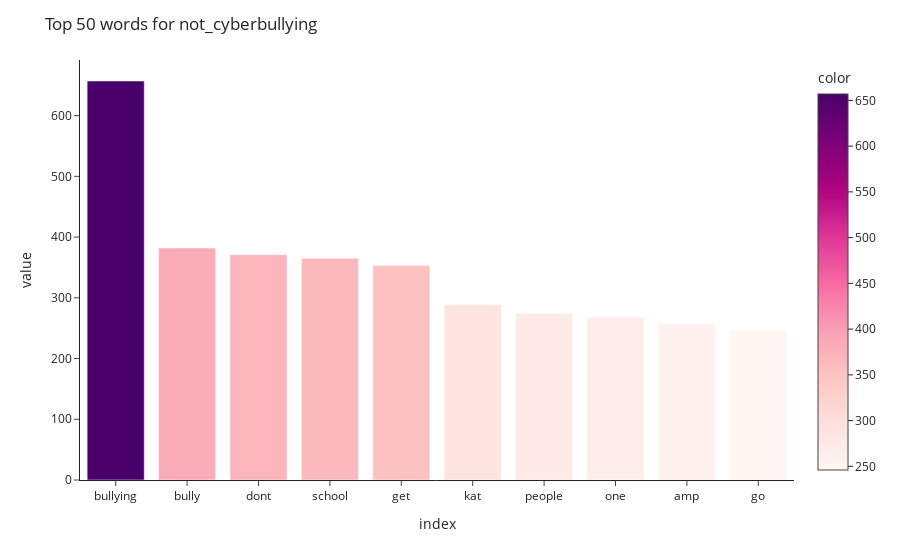
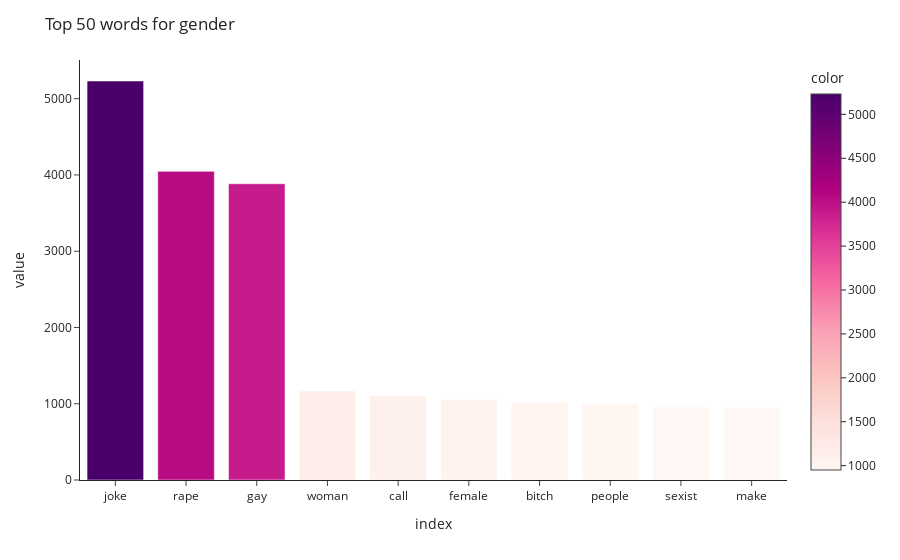
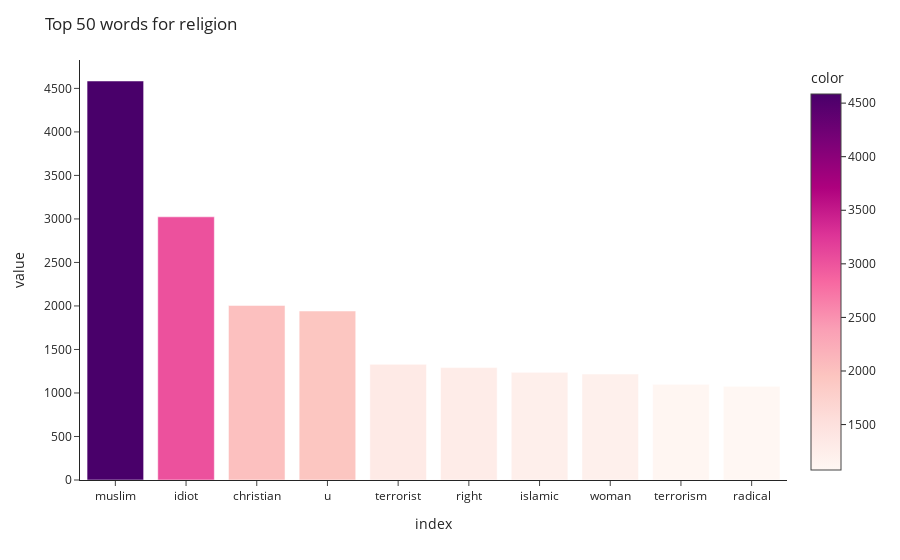
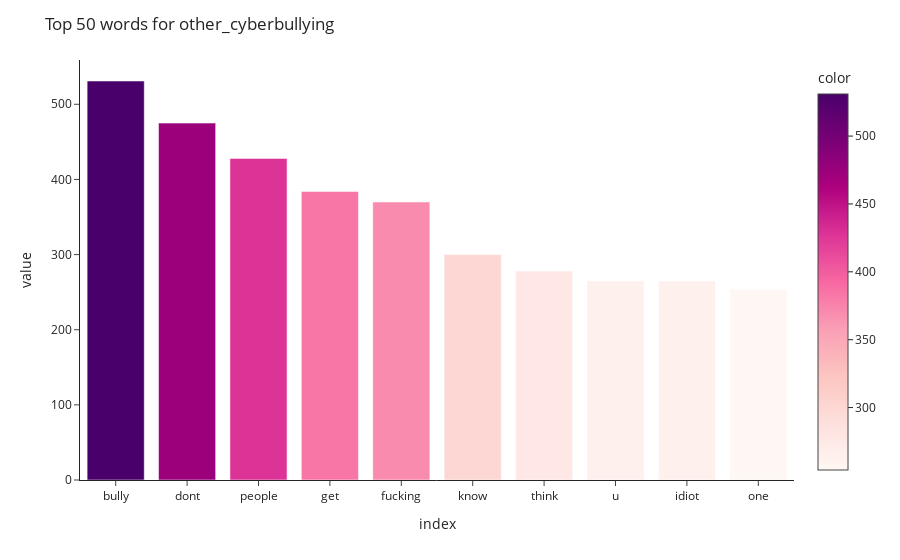

Write notebook code for charts like these, in order.
### Code cell
for cyber_type in df.cyberbullying_type.unique():
    
    top50_word = df.tweet_text[df.cyberbullying_type==cyber_type].str.split(expand=True).stack().value_counts()[:10]
    fig = sns.barplot(x="Text", y="count", data=gender_2,palette = 'mako')
    fig = px.bar(top50_word, color=top50_word.values, color_continuous_scale=px.colors.sequential.RdPu, custom_data=[top50_word.values])
    fig.update_traces(hovertemplate='<b>Count: </b>%{customdata[0]}')
    
    fig.update_layout(title=f"Top 50 words for {cyber_type}",
                     template='simple_white',
                     hovermode='x unified')
    fig.show()

### Figure 1 — Plotly figure (JSON) as saved in the notebook; plotly's stock layout.template omitted (floating-point values rounded to 4 significant figures)
{"data": [{"textposition": "auto", "hovertemplate": "<b>Count: </b>%{customdata[0]}", "showlegend": false, "legendgroup": "", "name": "", "yaxis": "y", "customdata": [[657], [382], [371], [365], [353], [289], [274], [268], [257], [246]], "y": [657, 382, 371, 365, 353, 289, 274, 268, 257, 246], "offsetgroup": "", "xaxis": "x", "marker": {"color": [657, 382, 371, 365, 353, 289, 274, 268, 257, 246], "pattern": {"shape": ""}, "coloraxis": "coloraxis"}, "x": ["bullying", "bully", "dont", "school", "get", "kat", "people", "one", "amp", "go"], "alignmentgroup": "True", "type": "bar", "orientation": "v"}], "layout": {"yaxis": {"domain": [0, 1], "anchor": "x", "title": {"text": "value"}}, "title": {"text": "Top 50 words for not_cyberbullying"}, "barmode": "relative", "xaxis": {"domain": [0, 1], "anchor": "y", "title": {"text": "index"}}, "hovermode": "x unified", "margin": {"t": 60}, "legend": {"tracegroupgap": 0}, "coloraxis": {"colorbar": {"title": {"text": "color"}}, "colorscale": [[0, "rgb(255,247,243)"], [0.125, "rgb(253,224,221)"], [0.25, "rgb(252,197,192)"], [0.375, "rgb(250,159,181)"], [0.5, "rgb(247,104,161)"], [0.625, "rgb(221,52,151)"], [0.75, "rgb(174,1,126)"], [0.875, "rgb(122,1,119)"], [1, "rgb(73,0,106)"]]}}}

### Figure 2 — Plotly figure (JSON) as saved in the notebook; plotly's stock layout.template omitted (floating-point values rounded to 4 significant figures)
{"data": [{"textposition": "auto", "hovertemplate": "<b>Count: </b>%{customdata[0]}", "showlegend": false, "legendgroup": "", "name": "", "yaxis": "y", "customdata": [[5232], [4047], [3885], [1168], [1109], [1058], [1024], [993], [957], [950]], "y": [5232, 4047, 3885, 1168, 1109, 1058, 1024, 993, 957, 950], "offsetgroup": "", "xaxis": "x", "marker": {"color": [5232, 4047, 3885, 1168, 1109, 1058, 1024, 993, 957, 950], "pattern": {"shape": ""}, "coloraxis": "coloraxis"}, "x": ["joke", "rape", "gay", "woman", "call", "female", "bitch", "people", "sexist", "make"], "alignmentgroup": "True", "type": "bar", "orientation": "v"}], "layout": {"yaxis": {"domain": [0, 1], "anchor": "x", "title": {"text": "value"}}, "title": {"text": "Top 50 words for gender"}, "barmode": "relative", "xaxis": {"domain": [0, 1], "anchor": "y", "title": {"text": "index"}}, "hovermode": "x unified", "margin": {"t": 60}, "legend": {"tracegroupgap": 0}, "coloraxis": {"colorbar": {"title": {"text": "color"}}, "colorscale": [[0, "rgb(255,247,243)"], [0.125, "rgb(253,224,221)"], [0.25, "rgb(252,197,192)"], [0.375, "rgb(250,159,181)"], [0.5, "rgb(247,104,161)"], [0.625, "rgb(221,52,151)"], [0.75, "rgb(174,1,126)"], [0.875, "rgb(122,1,119)"], [1, "rgb(73,0,106)"]]}}}

### Figure 3 — Plotly figure (JSON) as saved in the notebook; plotly's stock layout.template omitted (floating-point values rounded to 4 significant figures)
{"data": [{"textposition": "auto", "hovertemplate": "<b>Count: </b>%{customdata[0]}", "showlegend": false, "legendgroup": "", "name": "", "yaxis": "y", "customdata": [[4585], [3024], [2006], [1942], [1329], [1292], [1237], [1218], [1099], [1076]], "y": [4585, 3024, 2006, 1942, 1329, 1292, 1237, 1218, 1099, 1076], "offsetgroup": "", "xaxis": "x", "marker": {"color": [4585, 3024, 2006, 1942, 1329, 1292, 1237, 1218, 1099, 1076], "pattern": {"shape": ""}, "coloraxis": "coloraxis"}, "x": ["muslim", "idiot", "christian", "u", "terrorist", "right", "islamic", "woman", "terrorism", "radical"], "alignmentgroup": "True", "type": "bar", "orientation": "v"}], "layout": {"yaxis": {"domain": [0, 1], "anchor": "x", "title": {"text": "value"}}, "title": {"text": "Top 50 words for religion"}, "barmode": "relative", "xaxis": {"domain": [0, 1], "anchor": "y", "title": {"text": "index"}}, "hovermode": "x unified", "margin": {"t": 60}, "legend": {"tracegroupgap": 0}, "coloraxis": {"colorbar": {"title": {"text": "color"}}, "colorscale": [[0, "rgb(255,247,243)"], [0.125, "rgb(253,224,221)"], [0.25, "rgb(252,197,192)"], [0.375, "rgb(250,159,181)"], [0.5, "rgb(247,104,161)"], [0.625, "rgb(221,52,151)"], [0.75, "rgb(174,1,126)"], [0.875, "rgb(122,1,119)"], [1, "rgb(73,0,106)"]]}}}

### Figure 4 — Plotly figure (JSON) as saved in the notebook; plotly's stock layout.template omitted (floating-point values rounded to 4 significant figures)
{"data": [{"textposition": "auto", "hovertemplate": "<b>Count: </b>%{customdata[0]}", "showlegend": false, "legendgroup": "", "name": "", "yaxis": "y", "customdata": [[531], [475], [428], [384], [370], [300], [278], [265], [265], [254]], "y": [531, 475, 428, 384, 370, 300, 278, 265, 265, 254], "offsetgroup": "", "xaxis": "x", "marker": {"color": [531, 475, 428, 384, 370, 300, 278, 265, 265, 254], "pattern": {"shape": ""}, "coloraxis": "coloraxis"}, "x": ["bully", "dont", "people", "get", "fucking", "know", "think", "u", "idiot", "one"], "alignmentgroup": "True", "type": "bar", "orientation": "v"}], "layout": {"yaxis": {"domain": [0, 1], "anchor": "x", "title": {"text": "value"}}, "title": {"text": "Top 50 words for other_cyberbullying"}, "barmode": "relative", "xaxis": {"domain": [0, 1], "anchor": "y", "title": {"text": "index"}}, "hovermode": "x unified", "margin": {"t": 60}, "legend": {"tracegroupgap": 0}, "coloraxis": {"colorbar": {"title": {"text": "color"}}, "colorscale": [[0, "rgb(255,247,243)"], [0.125, "rgb(253,224,221)"], [0.25, "rgb(252,197,192)"], [0.375, "rgb(250,159,181)"], [0.5, "rgb(247,104,161)"], [0.625, "rgb(221,52,151)"], [0.75, "rgb(174,1,126)"], [0.875, "rgb(122,1,119)"], [1, "rgb(73,0,106)"]]}}}
